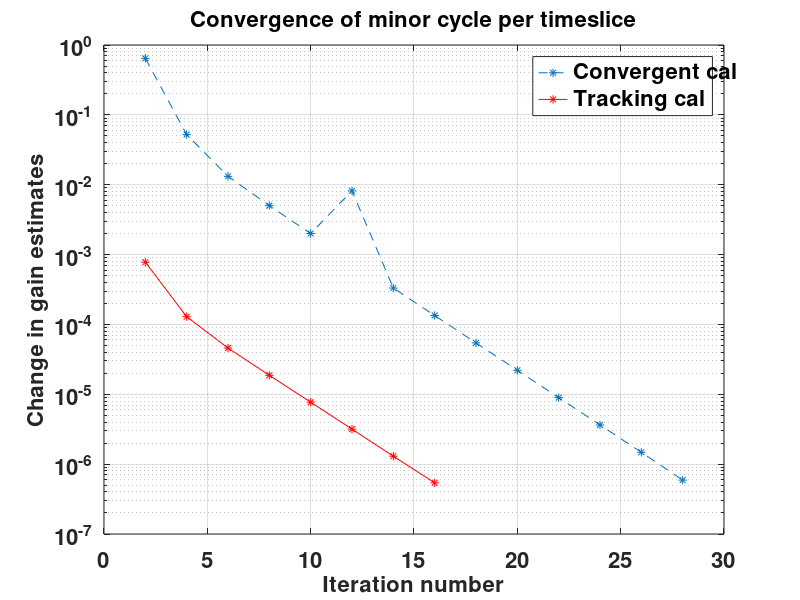
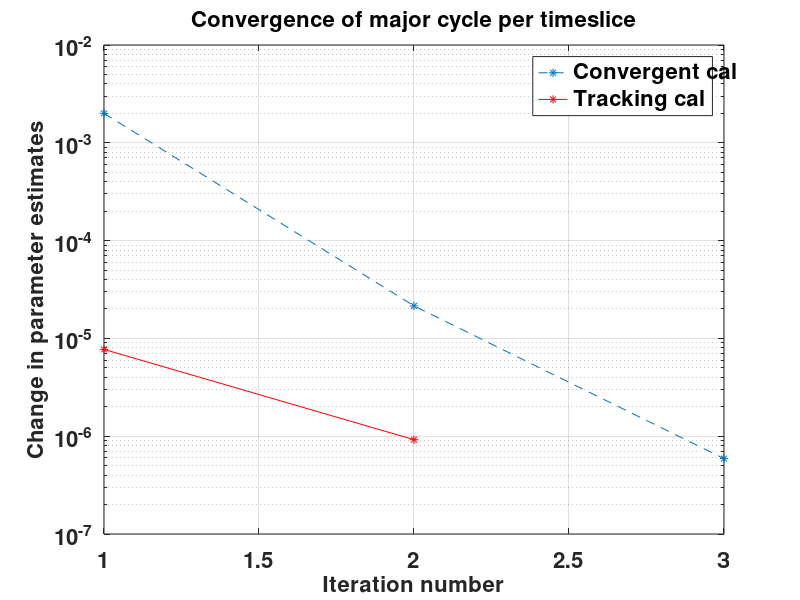

MATLAB code for these plots, in order:
% plot the convergence curves of major and minor cycles on a single timeslice.
% Time : 4.848774159563013e+09
% Freq : 5.487365722656250e+07

load ('minor_cycle_conv.txt')
semilogy (minor_cycle_conv(:,1), minor_cycle_conv(:,2), '*--');
hold on;
semilogy (minor_cycle_conv(:,1), minor_cycle_conv(:,4), 'r*-');
grid on;
xlabel ('Iteration number');
ylabel ('Change in gain estimates');
title ('Convergence of minor cycle per timeslice');
legend ('Convergent cal', 'Tracking cal');
set(gca,'FontSize', 16,'fontWeight','bold')
set(findall(gcf,'type','text'),'FontSize', 16, 'fontWeight','bold')
print (gcf, 'minor_cycle_conv.png', '-dpng');

load ('major_cycle_conv.txt')
hold off;
semilogy (major_cycle_conv(:,1), major_cycle_conv(:,2), '*--');
hold on;
semilogy (major_cycle_conv(:,1), major_cycle_conv(:,4), 'r*-');
grid on;
xlabel ('Iteration number');
ylabel ('Change in parameter estimates');
title ('Convergence of major cycle per timeslice');
legend ('Convergent cal', 'Tracking cal');
set(gca,'FontSize', 16,'fontWeight','bold')
set(findall(gcf,'type','text'),'FontSize', 16, 'fontWeight','bold')
print (gcf, 'major_cycle_conv.png', '-dpng');
